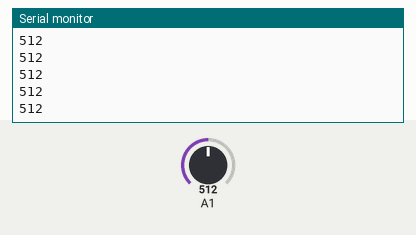
The sketch below on a simulated Arduino Uno, built with avr-gcc and run on an emulated ATmega328P. Parts: the last lines printed to the serial monitor. The inputs (shaded band) are chosen by the test bench; at power-on: A1 = 512.

Above: at 1.2 s.
1.3 s: A1 set to 716
At 1.31 s:
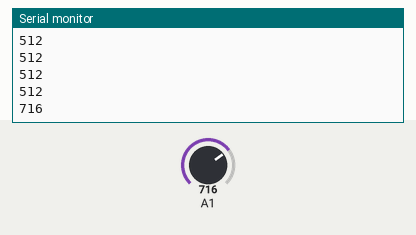
2.8 s: A1 set to 900
At 2.81 s:
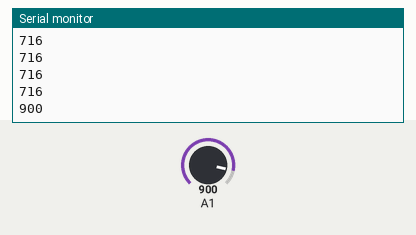
Timing chart, 0 to 5.8 s (numbered marks = the images above; inputs shaded):
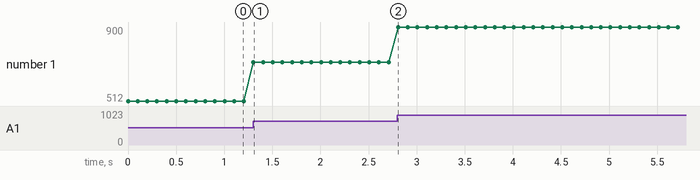

The sketch:

analog_reader.ino
```cpp
void setup() {
  // put your setup code here, to run once:
Serial.begin(9600);
pinMode(A1, INPUT);
//Serial.println("Hello eshwar");
}

void loop() {
  // put your main code here, to run repeatedly:
int a = 0;
a = analogRead(A1);
Serial.println(a);
delay(100);
}
```

Measured:
- after the input at 1.3 s, the serial monitor: prints a new line at once (image 1)
- after the input at 2.8 s, the serial monitor: prints a new line at once (image 2)
- plotted number 1: 512 → 716 after the input at 1.3 s, 716 → 900 after the input at 2.8 s
